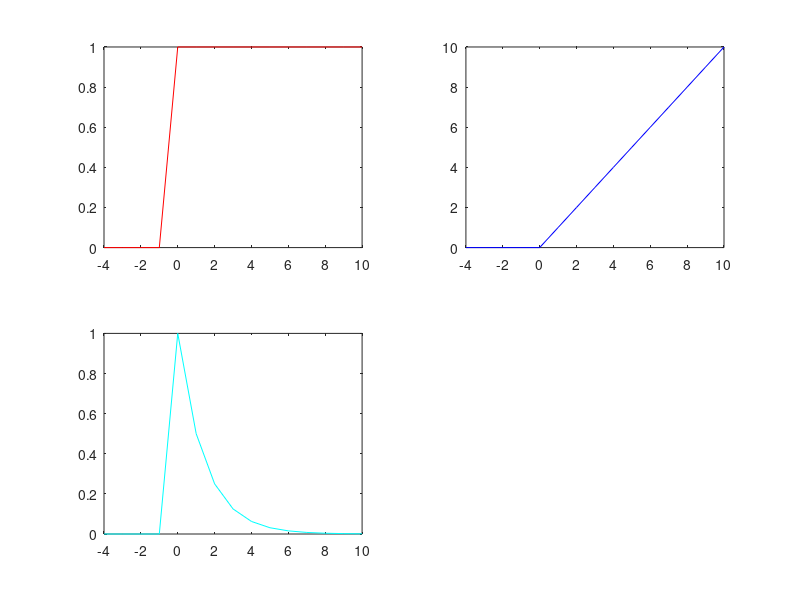

MATLAB code to generate this figure:

% For Unit Step
n = -4:10;
x = (ones(size(n))).*(n>=0);
subplot(2, 2, 1), plot(n, x, 'r');

% For ramp
y = n.*(n >= 0);
subplot(2, 2, 2), plot(n, y, 'b');

% For exponential
a = (ones(size(n))).*(n >= 0);
b = ((0.5).^n).*a;
subplot(2, 2, 3), plot(n, b, 'c');
